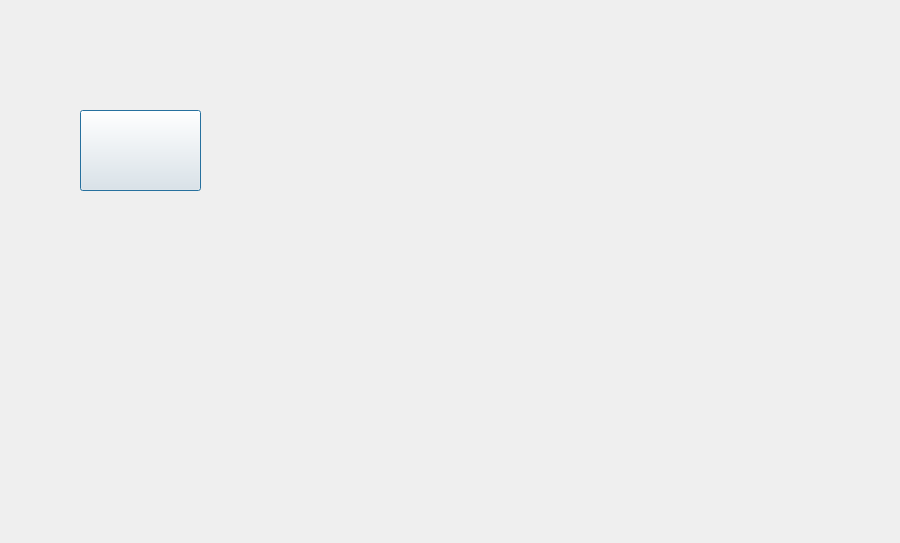
<?xml version="1.0" encoding="UTF-8"?>
<ui version="4.0">
 <class>LevelSelection</class>
 <widget class="QDialog" name="LevelSelection">
  <property name="geometry">
   <rect>
    <x>0</x>
    <y>0</y>
    <width>900</width>
    <height>543</height>
   </rect>
  </property>
  <property name="windowTitle">
   <string>Dialog</string>
  </property>
  <widget class="QLabel" name="label">
   <property name="geometry">
    <rect>
     <x>0</x>
     <y>-30</y>
     <width>900</width>
     <height>600</height>
    </rect>
   </property>
   <property name="text">
    <string/>
   </property>
   <property name="pixmap">
    <pixmap resource="resources.qrc">:/Images/Images/Menu/mainmenu.png</pixmap>
   </property>
  </widget>
  <widget class="QPushButton" name="pushButton">
   <property name="geometry">
    <rect>
     <x>80</x>
     <y>110</y>
     <width>121</width>
     <height>81</height>
    </rect>
   </property>
   <property name="text">
    <string/>
   </property>
  </widget>
 </widget>
 <resources>
  <include location="resources.qrc"/>
 </resources>
 <connections/>
</ui>
